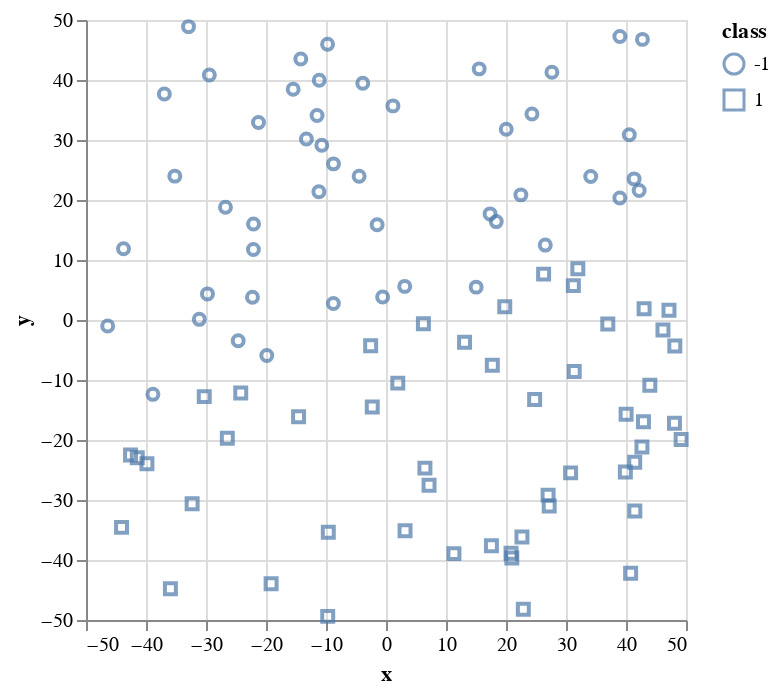

Here is the notebook cell this chart was saved with:
### Code cell
alt.Chart(training_df).mark_point().encode(
    x='x',
    y='y',
    shape="class"
)

### Figure 1 — Vega-Lite specification as saved in the notebook (floating-point values rounded to 4 significant figures)
{"$schema": "https://vega.github.io/schema/vega-lite/v1.2.1.json", "data": {"values": [{"class": -1, "x": -35.2, "y": 23.98}, {"class": 1, "x": -19.15, "y": -43.96}, {"class": 1, "x": 17.72, "y": -7.555}, {"class": 1, "x": -24.21, "y": -12.16}, {"class": -1, "x": -32.92, "y": 48.89}, {"class": 1, "x": 31.23, "y": 5.726}, {"class": 1, "x": 42.66, "y": -21.16}, {"class": -1, "x": -26.75, "y": 18.8}, {"class": 1, "x": 43.97, "y": -10.86}, {"class": -1, "x": -31.12, "y": 0.1089}, {"class": 1, "x": 20.84, "y": -38.88}, {"class": 1, "x": 30.77, "y": -25.48}, {"class": -1, "x": -29.45, "y": 40.84}, {"class": 1, "x": 47.16, "y": 1.635}, {"class": -1, "x": 22.48, "y": 20.86}, {"class": -1, "x": 1.153, "y": 35.69}, {"class": -1, "x": 24.33, "y": 34.34}, {"class": 1, "x": -35.93, "y": -44.78}, {"class": 1, "x": 6.234, "y": -0.6313}, {"class": -1, "x": -11.12, "y": 39.96}, {"class": 1, "x": -42.57, "y": -22.48}, {"class": -1, "x": -22.26, "y": 3.8}, {"class": -1, "x": 17.35, "y": 17.68}, {"class": -1, "x": -13.27, "y": 30.17}, {"class": -1, "x": 38.98, "y": 47.26}, {"class": 1, "x": -41.46, "y": -22.95}, {"class": -1, "x": 34.12, "y": 23.92}, {"class": -1, "x": 42.19, "y": 21.58}, {"class": 1, "x": -32.31, "y": -30.63}, {"class": 1, "x": 20.97, "y": -39.68}, {"class": -1, "x": 15.03, "y": 5.478}, {"class": -1, "x": -14.2, "y": 43.49}, {"class": 1, "x": 40.77, "y": -42.21}, {"class": 1, "x": 31.97, "y": 8.53}, {"class": 1, "x": 49.19, "y": -19.91}, {"class": -1, "x": -21.25, "y": 32.91}, {"class": -1, "x": -10.7, "y": 29.12}, {"class": -1, "x": -11.19, "y": 21.37}, {"class": 1, "x": 22.89, "y": -48.19}, {"class": 1, "x": 46.16, "y": -1.653}, {"class": 1, "x": -9.618, "y": -35.37}, {"class": -1, "x": -43.75, "y": 11.88}, {"class": -1, "x": -15.47, "y": 38.46}, {"class": -1, "x": 42.74, "y": 46.77}, {"class": 1, "x": 13.09, "y": -3.719}, {"class": 1, "x": 11.32, "y": -38.93}, {"class": -1, "x": -3.869, "y": 39.47}, {"class": 1, "x": -39.84, "y": -23.96}, {"class": 1, "x": -2.56, "y": -4.289}, {"class": 1, "x": 3.174, "y": -35.14}, {"class": 1, "x": -30.29, "y": -12.77}, {"class": -1, "x": -24.63, "y": -3.47}, {"class": 1, "x": 36.97, "y": -0.6823}, {"class": -1, "x": 38.97, "y": 20.32}, {"class": -1, "x": -0.5601, "y": 3.819}, {"class": -1, "x": -46.39, "y": -1.01}, {"class": -1, "x": -36.94, "y": 37.67}, {"class": 1, "x": 43.02, "y": 1.879}, {"class": -1, "x": -11.49, "y": 34.1}, {"class": 1, "x": -2.29, "y": -14.49}, {"class": 1, "x": 48.13, "y": -4.335}, {"class": -1, "x": -22.1, "y": 11.76}, {"class": -1, "x": -9.74, "y": 45.97}, {"class": 1, "x": -26.45, "y": -19.7}, {"class": 1, "x": 1.966, "y": -10.52}, {"class": 1, "x": 31.37, "y": -8.577}, {"class": 1, "x": 6.486, "y": -24.69}, {"class": 1, "x": 22.66, "y": -36.18}, {"class": 1, "x": 17.57, "y": -37.63}, {"class": -1, "x": 41.35, "y": 23.52}, {"class": -1, "x": -22.08, "y": 16.01}, {"class": 1, "x": 41.47, "y": -31.85}, {"class": -1, "x": -1.477, "y": 15.86}, {"class": 1, "x": 24.78, "y": -13.24}, {"class": -1, "x": 3.121, "y": 5.601}, {"class": 1, "x": 39.89, "y": -25.32}, {"class": -1, "x": 15.53, "y": 41.86}, {"class": 1, "x": 19.79, "y": 2.197}, {"class": 1, "x": 40.02, "y": -15.72}, {"class": 1, "x": 27.01, "y": -29.19}, {"class": 1, "x": -9.712, "y": -49.4}, {"class": 1, "x": 7.174, "y": -27.56}, {"class": -1, "x": 27.65, "y": 41.31}, {"class": -1, "x": 20.04, "y": 31.8}, {"class": -1, "x": -29.76, "y": 4.349}, {"class": -1, "x": -4.477, "y": 23.97}, {"class": 1, "x": 41.46, "y": -23.72}, {"class": 1, "x": -44.07, "y": -34.56}, {"class": -1, "x": -38.85, "y": -12.39}, {"class": 1, "x": 26.27, "y": 7.646}, {"class": -1, "x": 18.37, "y": 16.4}, {"class": 1, "x": -14.57, "y": -16.12}, {"class": -1, "x": 40.55, "y": 30.88}, {"class": 1, "x": 48.08, "y": -17.2}, {"class": -1, "x": -19.87, "y": -5.91}, {"class": 1, "x": 42.91, "y": -16.94}, {"class": 1, "x": 27.2, "y": -30.99}, {"class": -1, "x": -8.77, "y": 2.749}, {"class": -1, "x": 26.55, "y": 12.48}, {"class": -1, "x": -8.753, "y": 26.02}]}, "encoding": {"shape": {"field": "class", "type": "quantitative"}, "x": {"field": "x", "type": "quantitative"}, "y": {"field": "y", "type": "quantitative"}}, "mark": "point"}
